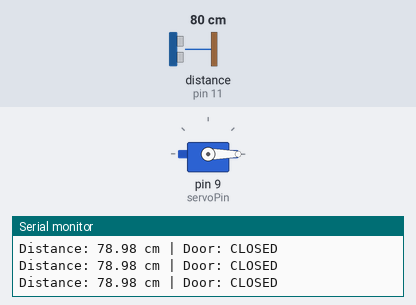
A sketch run on a simulated Arduino Uno, built with avr-gcc and run on an emulated ATmega328P. On the bench: servo, the last lines printed to the serial monitor. Wiring (inferred from the names in the program): ultrasonic range finder: trigger pin 10; echo pin 11. The test bench sets the inputs (shaded band); at power-on: distance to the obstacle (sensor on pin 11) 80 cm. The echo pulse lasts 58.3 µs per cm.

Above: at 1.2 s.
1.3 s: distance to the obstacle (sensor on pin 11) set to 33 cm
2.8 s: distance to the obstacle (sensor on pin 11) set to 28 cm
At 4.0 s:
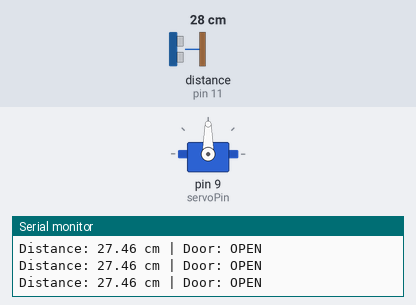
4.3 s: distance to the obstacle (sensor on pin 11) set to 35 cm
At 6.8 s:
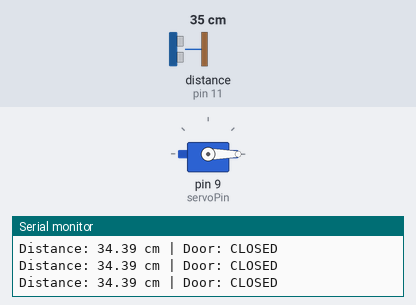
7.3 s: distance to the obstacle (sensor on pin 11) set to 9 cm
At 8.7 s:
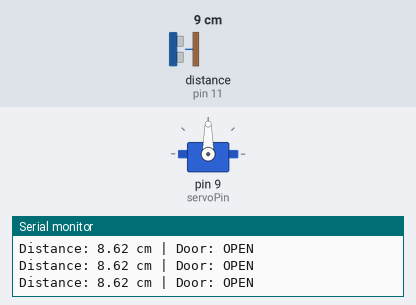
Timing chart, 0 to 9.8 s (numbered marks = the images above; inputs shaded):
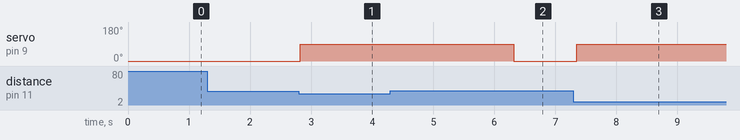

Measured:
- the behaviour switches between 31 and 30 cm on distance to the obstacle (sensor on pin 11) (found by bisection; images 0 and 1)
- after the input at 2.8 s, servo on pin 9 (servoPin): 0° → 90° at once
- after the input at 4.3 s, servo on pin 9 (servoPin): 90° → 0° after 2.0 s
- after the input at 7.3 s, servo on pin 9 (servoPin): 0° → 90° after 0.05 s

The sketch:

Day20_Smart_Door.ino
```cpp
// Day 20 - Arduino Practical Challenge: Smart Door (System D)
// An HC-SR04 ultrasonic sensor measures distance.
// When an object is within 30 cm, a servo "opens" the door (90 degrees).
// When the object moves away, the door "closes" (0 degrees).
//
// Wiring:
//   HC-SR04  VCC -> 5V, GND -> GND, Trig -> pin 10, Echo -> pin 11
//   Servo    signal -> pin 9, red -> 5V, brown/black -> GND

#include <Servo.h>

// ---------- 1. PIN SETUP ----------
const int trigPin = 10;
const int echoPin = 11;
const int servoPin = 9;

// ---------- Settings ----------
const int openDistance = 30;      // cm: open the door at or below this distance
const int doorClosed = 0;         // servo angle when closed
const int doorOpen = 90;          // servo angle when open
const unsigned long holdTime = 2000;  // ms the door stays open after the object leaves

Servo doorServo;
bool isOpen = false;
unsigned long lastSeen = 0;       // last time an object was within range

void setup() {
  pinMode(trigPin, OUTPUT);
  pinMode(echoPin, INPUT);
  doorServo.attach(servoPin);
  doorServo.write(doorClosed);    // start with the door closed
  Serial.begin(9600);
}

// ---------- 2. SENSOR READING ----------
// Returns the distance in cm, or -1 if no echo was received.
float readDistanceCm() {
  digitalWrite(trigPin, LOW);
  delayMicroseconds(2);
  digitalWrite(trigPin, HIGH);    // 10 microsecond pulse starts a measurement
  delayMicroseconds(10);
  digitalWrite(trigPin, LOW);

  long duration = pulseIn(echoPin, HIGH, 30000);  // time for the echo to return (30 ms timeout)
  if (duration == 0) {
    return -1;                    // nothing detected
  }
  return (duration * 0.034) / 2;  // speed of sound 0.034 cm/us, divided by 2 (there and back)
}

void loop() {
  float distance = readDistanceCm();

  // ---------- 3. CONDITIONAL LOGIC ----------
  bool objectNear = (distance > 0 && distance <= openDistance);

  if (objectNear) {
    lastSeen = millis();
    if (!isOpen) {
      // ---------- 4. OUTPUT CONTROL ----------
      doorServo.write(doorOpen);
      isOpen = true;
    }
  } else if (isOpen && millis() - lastSeen >= holdTime) {
    doorServo.write(doorClosed);
    isOpen = false;
  }

  // Serial Monitor output for testing
  Serial.print("Distance: ");
  if (distance < 0) {
    Serial.print("no echo");
  } else {
    Serial.print(distance);
    Serial.print(" cm");
  }
  Serial.print(" | Door: ");
  Serial.println(isOpen ? "OPEN" : "CLOSED");

  delay(100);
}
```
